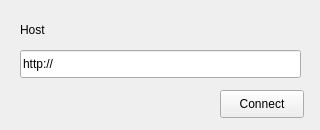
<?xml version="1.0" encoding="UTF-8"?>
<ui version="4.0">
 <class>host_widget</class>
 <widget class="QWidget" name="host_widget">
  <property name="geometry">
   <rect>
    <x>0</x>
    <y>0</y>
    <width>320</width>
    <height>130</height>
   </rect>
  </property>
  <property name="sizePolicy">
   <sizepolicy hsizetype="Fixed" vsizetype="Fixed">
    <horstretch>0</horstretch>
    <verstretch>0</verstretch>
   </sizepolicy>
  </property>
  <property name="minimumSize">
   <size>
    <width>320</width>
    <height>130</height>
   </size>
  </property>
  <property name="maximumSize">
   <size>
    <width>320</width>
    <height>130</height>
   </size>
  </property>
  <property name="windowTitle">
   <string>Molo</string>
  </property>
  <widget class="QLineEdit" name="host_input">
   <property name="geometry">
    <rect>
     <x>20</x>
     <y>50</y>
     <width>281</width>
     <height>28</height>
    </rect>
   </property>
   <property name="text">
    <string>http://</string>
   </property>
   <property name="placeholderText">
    <string>Kitsu server address</string>
   </property>
  </widget>
  <widget class="QLabel" name="host_label">
   <property name="geometry">
    <rect>
     <x>20</x>
     <y>20</y>
     <width>63</width>
     <height>20</height>
    </rect>
   </property>
   <property name="text">
    <string>Host</string>
   </property>
   <property name="alignment">
    <set>Qt::AlignLeading|Qt::AlignLeft|Qt::AlignVCenter</set>
   </property>
  </widget>
  <widget class="QPushButton" name="connect_btn">
   <property name="geometry">
    <rect>
     <x>220</x>
     <y>90</y>
     <width>84</width>
     <height>28</height>
    </rect>
   </property>
   <property name="text">
    <string>Connect</string>
   </property>
  </widget>
  <widget class="QLabel" name="error_msg">
   <property name="enabled">
    <bool>true</bool>
   </property>
   <property name="geometry">
    <rect>
     <x>130</x>
     <y>30</y>
     <width>171</width>
     <height>20</height>
    </rect>
   </property>
   <property name="autoFillBackground">
    <bool>false</bool>
   </property>
   <property name="text">
    <string>&lt;html&gt;&lt;head/&gt;&lt;body&gt;&lt;p&gt;&lt;br/&gt;&lt;/p&gt;&lt;/body&gt;&lt;/html&gt;</string>
   </property>
   <property name="alignment">
    <set>Qt::AlignRight|Qt::AlignTrailing|Qt::AlignVCenter</set>
   </property>
  </widget>
 </widget>
 <resources/>
 <connections/>
</ui>
